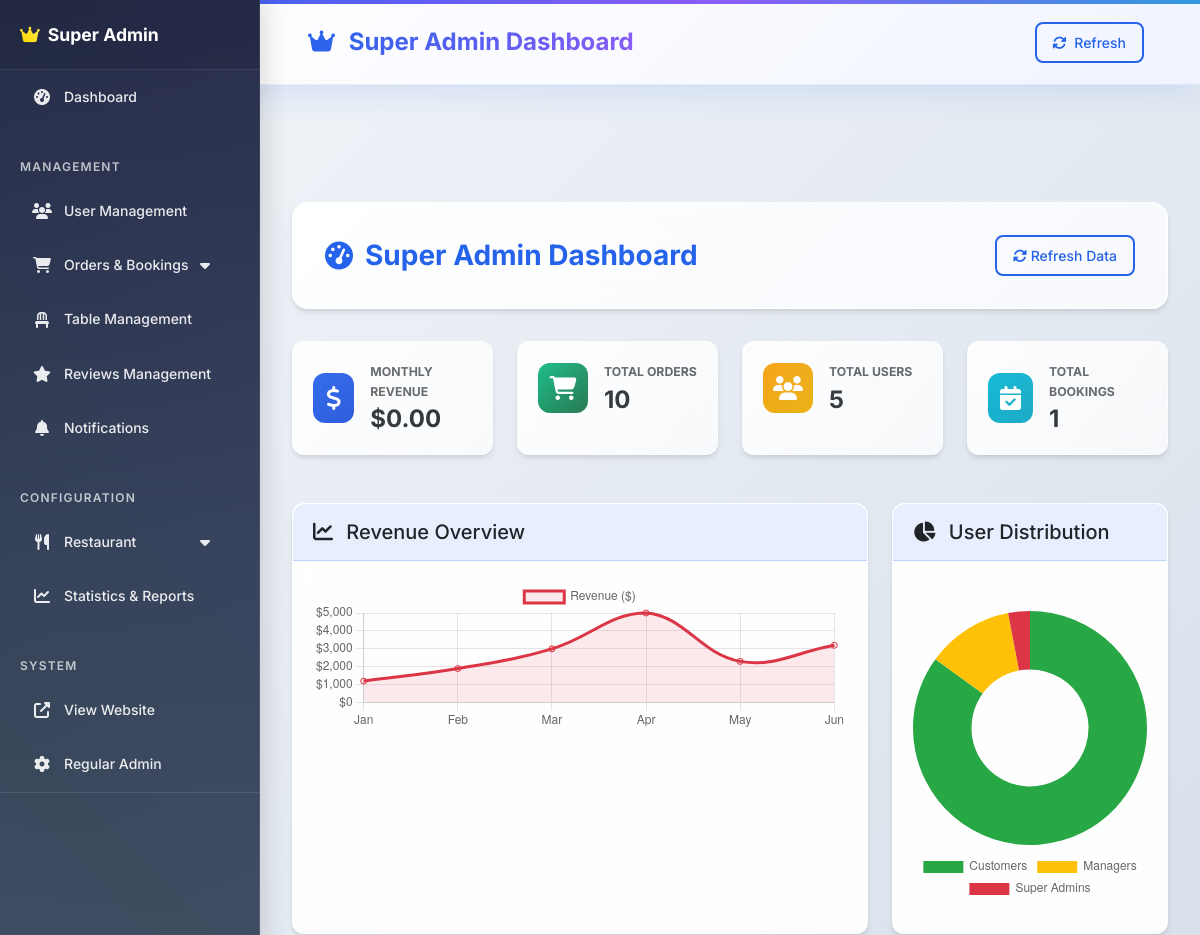
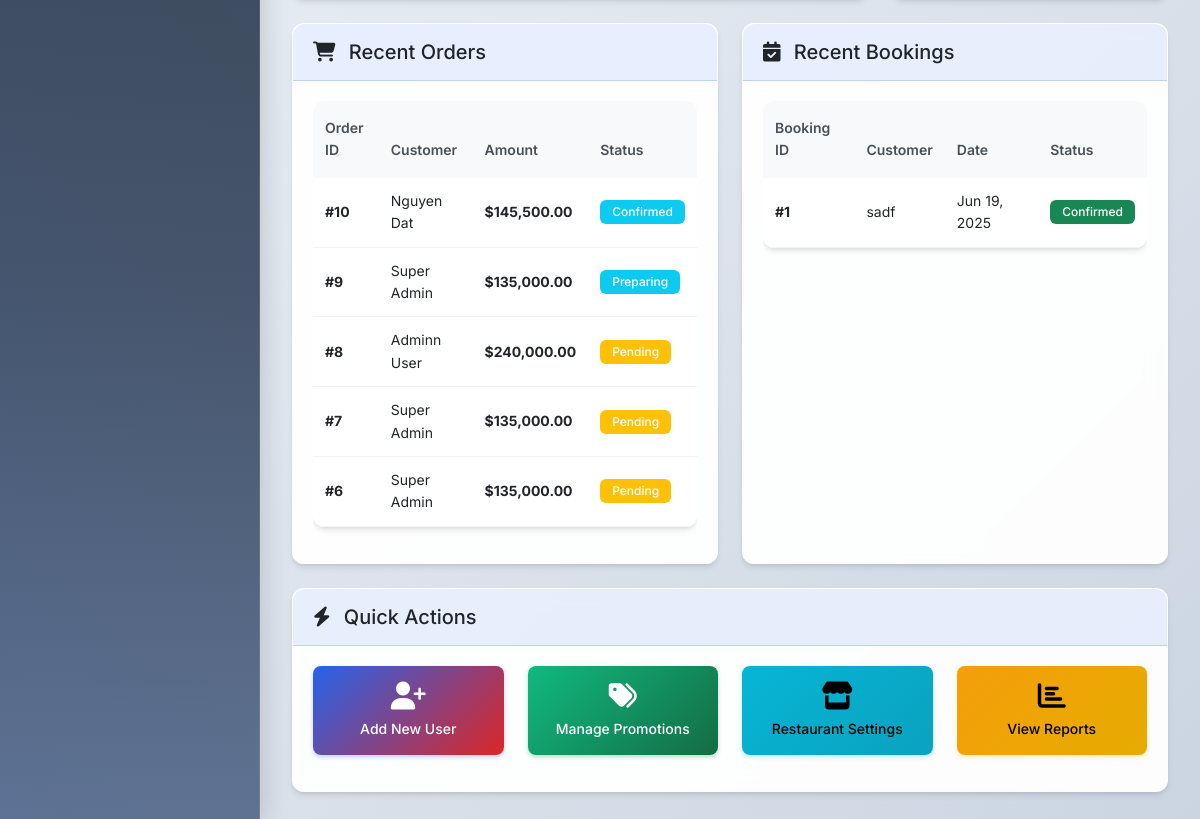
The app's page /superadmin/ (signed in), older data (2 pictures, top to bottom).
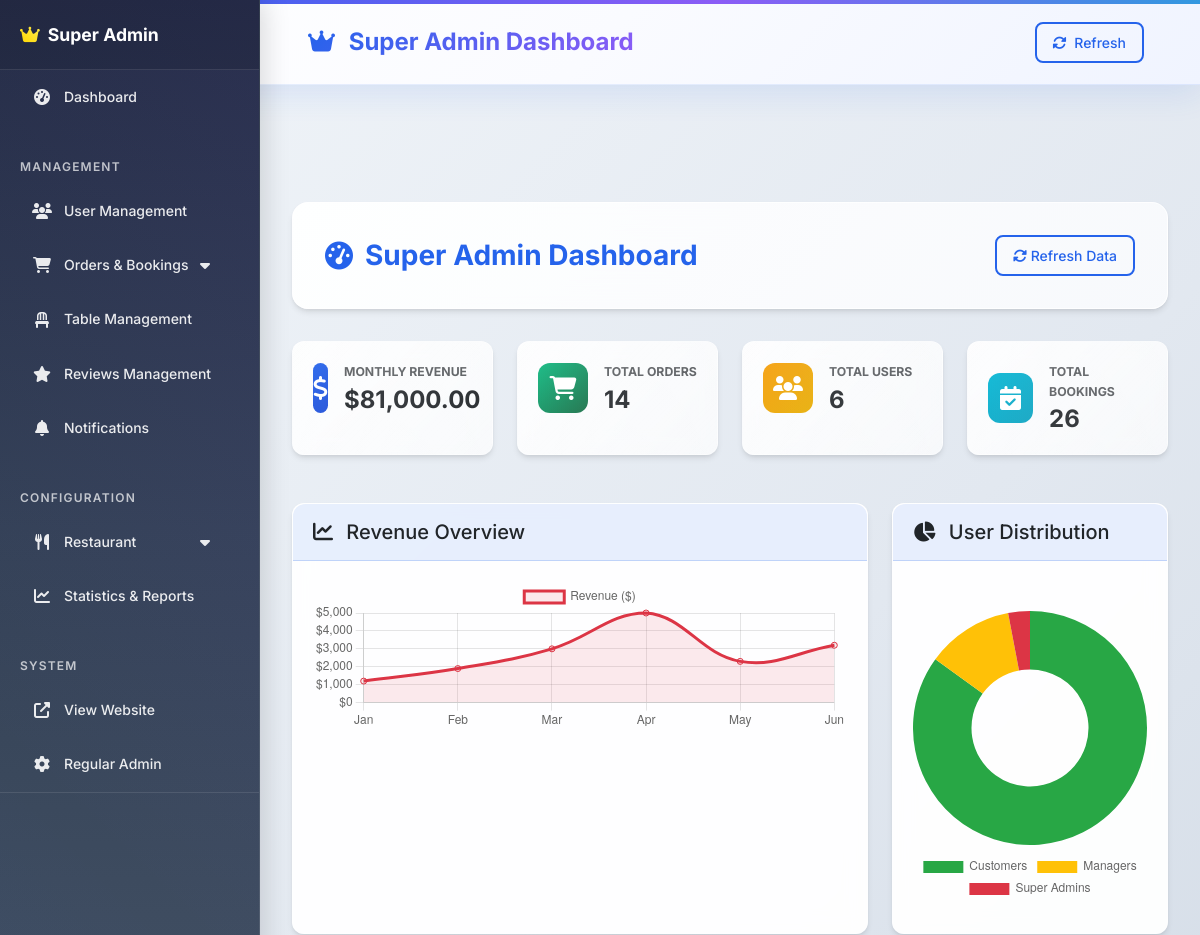
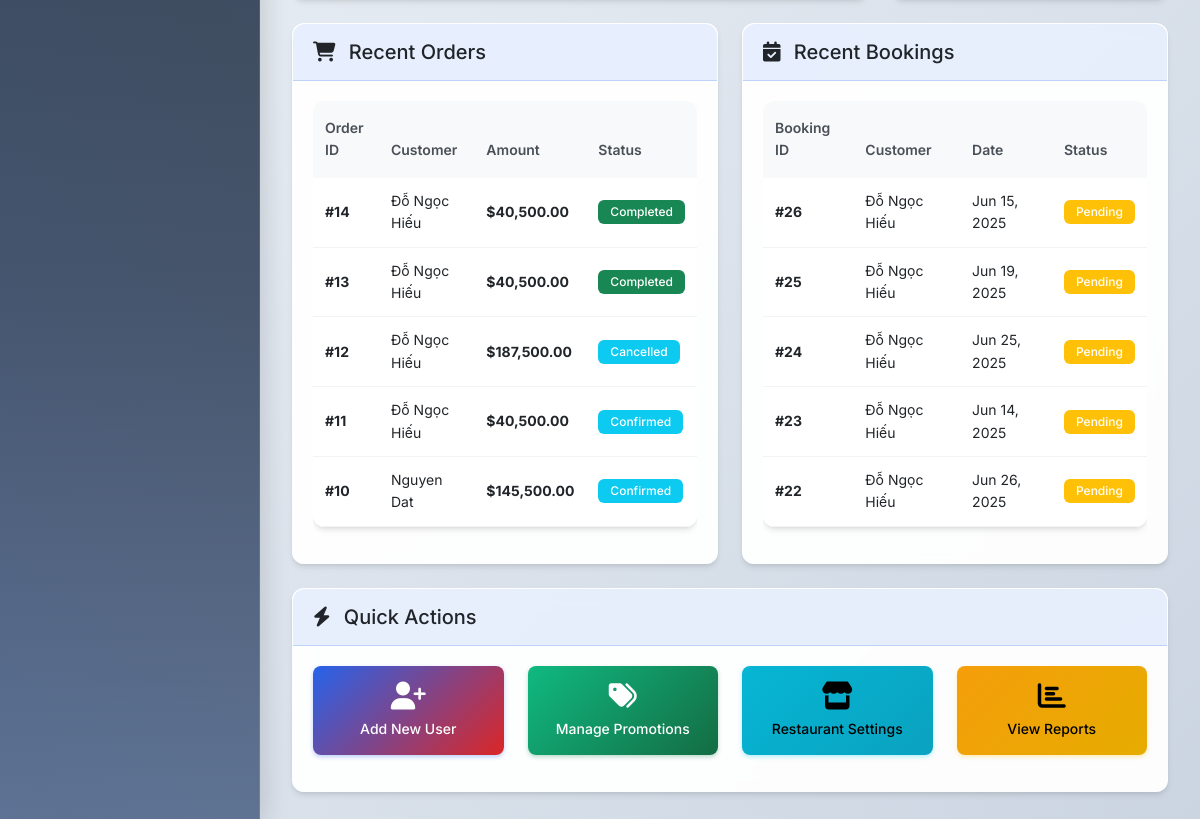
The same page, newer data (2 pictures, top to bottom).
### tables this page shows
CREATE TABLE IF NOT EXISTS `orders` (
  `id` int NOT NULL AUTO_INCREMENT,
  `user_id` int DEFAULT NULL,
  `booking_id` int DEFAULT NULL,
  `order_number` varchar(20) NOT NULL,
  `customer_name` varchar(100) NOT NULL,
  `customer_email` varchar(100) NOT NULL,
  `customer_phone` varchar(20) NOT NULL,
  `order_type` enum('dine_in','takeout','delivery') NOT NULL,
  `subtotal` decimal(10,2) NOT NULL,
  `tax_amount` decimal(10,2) DEFAULT '0.00',
  `total_amount` decimal(10,2) NOT NULL,
  `payment_method` enum('cod','cash','credit_card','debit_card','digital_wallet','bank_transfer','vnpay') NOT NULL,
  `payment_status` enum('pending','paid','failed','refunded') DEFAULT 'pending',
  `payment_id` int DEFAULT NULL,
  `status` enum('pending','confirmed','preparing','ready','completed','delivered','cancelled') DEFAULT 'pending',
  `special_instructions` text,
  `delivery_address` text,
  `order_notes` text,
  `estimated_ready_time` timestamp NULL DEFAULT NULL,
  `completed_at` timestamp NULL DEFAULT NULL,
  `created_at` timestamp NULL DEFAULT CURRENT_TIMESTAMP,
  `updated_at` timestamp NULL DEFAULT CURRENT_TIMESTAMP ON UPDATE CURRENT_TIMESTAMP,
  `delivery_ward` varchar(100) DEFAULT NULL,
  `delivery_district` varchar(100) DEFAULT NULL,
  `delivery_city` varchar(100) DEFAULT NULL,
  `delivery_notes` text,
  `delivery_fee` decimal(10,2) DEFAULT '0.00',
  `service_fee` decimal(10,2) DEFAULT '0.00',
  `discount_amount` decimal(10,2) DEFAULT '0.00',
  `coupon_code` varchar(50) DEFAULT NULL,
  PRIMARY KEY (`id`),
  UNIQUE KEY `order_number` (`order_number`),
  KEY `fk_orders_user` (`user_id`),
  KEY `fk_orders_booking` (`booking_id`),
  KEY `idx_status` (`status`),
  KEY `idx_payment_status` (`payment_status`),
  KEY `idx_order_type` (`order_type`),
  KEY `idx_customer_email` (`customer_email`),
  KEY `idx_orders_date_status` (`created_at`,`status`),
  KEY `fk_orders_payment` (`payment_id`)
);

CREATE TABLE IF NOT EXISTS `reservations` (
  `id` int NOT NULL AUTO_INCREMENT,
  `user_id` int DEFAULT NULL,
  `customer_name` varchar(255) NOT NULL,
  `phone_number` varchar(20) NOT NULL,
  `table_id` int DEFAULT NULL,
  `reservation_time` datetime NOT NULL,
  `number_of_guests` int NOT NULL,
  `status` enum('pending','confirmed','cancelled','completed') NOT NULL DEFAULT 'pending',
  `notes` text,
  `created_at` timestamp NOT NULL DEFAULT CURRENT_TIMESTAMP,
  `updated_at` timestamp NULL DEFAULT NULL ON UPDATE CURRENT_TIMESTAMP,
  PRIMARY KEY (`id`),
  KEY `user_id` (`user_id`),
  KEY `table_id` (`table_id`)
);

### views/superadmin/dashboard.php (the view, shortened to what the changed rows need)
<?php require_once 'views/layouts/superadmin_header.php'; ?>
<?php require_once 'views/layouts/superadmin_sidebar.php'; ?>
<div class="main-content fade-in">
    <div class="container-fluid">
        <div class="page-header">
            <div class="d-flex justify-content-between align-items-center">
                <h1>
                    <i class="fas fa-tachometer-alt"></i>
                    Super Admin Dashboard
                </h1>
                <div class="btn-toolbar">
                    <button type="button" class="btn btn-outline-primary" onclick="refreshStats()">
                        <i class="fas fa-sync-alt"></i> Refresh Data
                    </button>
                </div>
            </div>
        </div>
        <div class="row mb-4">
            <div class="col-xl-3 col-md-6 mb-4">
                <div class="card stats-card h-100">
                    <div class="card-body">
                        <div class="d-flex align-items-center">
                            <div class="stats-icon bg-gradient-primary me-3">
                                <i class="fas fa-dollar-sign"></i>
                            </div>
                            <div>
                                <div class="text-muted text-uppercase small fw-bold mb-1">
                                    Monthly Revenue
                                </div>
                                <div class="h4 mb-0 fw-bold text-dark">
                                    $<?php echo number_format($stats['monthly_revenue'] ?? 0, 2); ?>
                                </div>
                            </div>
                        </div>
                    </div>
                </div>
            </div>
            <div class="col-xl-3 col-md-6 mb-4">
                <div class="card stats-card h-100">
                    <div class="card-body">
                        <div class="d-flex align-items-center">
                            <div class="stats-icon bg-gradient-success me-3">
                                <i class="fas fa-shopping-cart"></i>
                            </div>
                            <div>
                                <div class="text-muted text-uppercase small fw-bold mb-1">
                                    Total Orders
                                </div>
                                <div class="h4 mb-0 fw-bold text-dark">
                                    <?php echo number_format($stats['total_orders'] ?? 0); ?>
                                </div>
                            </div>
                        </div>
                    </div>
                </div>
            </div>
            <div class="col-xl-3 col-md-6 mb-4">
                <div class="card stats-card h-100">
                    <div class="card-body">
                        <div class="d-flex align-items-center">
                            <div class="stats-icon bg-gradient-warning me-3">
                                <i class="fas fa-users"></i>
                            </div>
                            <div>
                                <div class="text-muted text-uppercase small fw-bold mb-1">
                                    Total Users
                                </div>
                                <div class="h4 mb-0 fw-bold text-dark">
                                    <?php echo number_format($stats['total_users'] ?? 0); ?>
                                </div>
                            </div>
                        </div>
                    </div>
                </div>
            </div>
            <div class="col-xl-3 col-md-6 mb-4">
                <div class="card stats-card h-100">
                    <div class="card-body">
                        <div class="d-flex align-items-center">
                            <div class="stats-icon bg-gradient-info me-3">
                                <i class="fas fa-calendar-check"></i>
                            </div>
                            <div>
                                <div class="text-muted text-uppercase small fw-bold mb-1">
                                    Total Bookings
                                </div>
                                <div class="h4 mb-0 fw-bold text-dark">
                                    <?php echo number_format($stats['total_bookings'] ?? 0); ?>
                                </div>
                            </div>
                        </div>
                    </div>
                </div>
            </div>
        </div>
        <div class="row mb-4">
            <div class="col-xl-8 col-lg-7">
                <div class="card h-100">
                    <div class="card-header">
                        <h5 class="card-title mb-0">
                            <i class="fas fa-chart-line me-2"></i>
                            Revenue Overview
                        </h5>
                    </div>
                    <div class="card-body">
                        <div class="chart-area">
                            <canvas id="revenueChart"></canvas>
                        </div>
                    </div>
                </div>
            </div>
            <div class="col-xl-4 col-lg-5">
                <div class="card h-100">
                    <div class="card-header">
                        <h5 class="card-title mb-0">
                            <i class="fas fa-chart-pie me-2"></i>
                            User Distribution
                        </h5>
                    </div>
                    <div class="card-body">
                        <div class="chart-pie pt-4 pb-2">
                            <canvas id="userGrowthChart"></canvas>
                        </div>
                    </div>
                </div>
            </div>
        </div>
        <div class="row">
            <div class="col-lg-6 mb-4">
                <div class="card h-100">
                    <div class="card-header">
                        <h5 class="card-title mb-0">
                            <i class="fas fa-shopping-cart me-2"></i>
                            Recent Orders
                        </h5>
                    </div>
                    <div class="card-body">
                        <div class="table-responsive">
                            <table class="table table-hover">
                                <thead>
                                    <tr>
                                        <th>Order ID</th>
                                        <th>Customer</th>
                                        <th>Amount</th>
                                        <th>Status</th>
                                    </tr>
                                </thead>
                                <tbody>
                                    <?php if (isset($stats['recent_orders']) && !empty($stats['recent_orders'])): ?>
                                        <?php foreach ($stats['recent_orders'] as $order): ?>
                                            <tr>
                                                <td><strong>#<?php echo $order['id']; ?></strong></td>
                                                <td><?php echo htmlspecialchars($order['customer_name'] ?? 'N/A'); ?></td>
                                                <td><strong>$<?php echo number_format($order['total_amount'] ?? 0, 2); ?></strong></td>
                                                <td>
                                                    <span class="badge bg-<?php echo $order['status'] === 'completed' ? 'success' : ($order['status'] === 'pending' ? 'warning' : 'info'); ?>">
                                                        <?php echo ucfirst($order['status'] ?? 'pending'); ?>
                                                    </span>
                                                </td>
                                            </tr>
                                        <?php endforeach; ?>
                                    <?php endif; ?>
                                </tbody>
                            </table>
                        </div>
                    </div>
                </div>
            </div>
            <div class="col-lg-6 mb-4">
                <div class="card h-100">
                    <div class="card-header">
                        <h5 class="card-title mb-0">
                            <i class="fas fa-calendar-check me-2"></i>
                            Recent Bookings
                        </h5>
                    </div>
                    <div class="card-body">
                        <div class="table-responsive">
                            <table class="table table-hover">
                                <thead>
                                    <tr>
                                        <th>Booking ID</th>
                                        <th>Customer</th>
                                        <th>Date</th>
                                        <th>Status</th>
                                    </tr>
                                </thead>
                                <tbody>
                                    <?php if (isset($stats['recent_bookings']) && !empty($stats['recent_bookings'])): ?>
                                        <?php foreach ($stats['recent_bookings'] as $booking): ?>
                                            <tr>
                                                <td><strong>#<?php echo $booking['id']; ?></strong></td>
                                                <td><?php echo htmlspecialchars($booking['customer_name'] ?? 'N/A'); ?></td>
                                                <td><?php echo date('M d, Y', strtotime($booking['booking_date'] ?? 'now')); ?></td>
                                                <td>
                                                    <span class="badge bg-<?php echo $booking['status'] === 'confirmed' ? 'success' : ($booking['status'] === 'pending' ? 'warning' : 'info'); ?>">
                                                        <?php echo ucfirst($booking['status'] ?? 'pending'); ?>
                                                    </span>
                                                </td>
                                            </tr>
                                        <?php endforeach; ?>
                                    <?php endif; ?>
                                </tbody>
                            </table>
                        </div>
                    </div>
                </div>
            </div>
        </div>
        <div class="row">
            <div class="col-12">
                <div class="card">
                    <div class="card-header">
                        <h5 class="card-title mb-0">
                            <i class="fas fa-bolt me-2"></i>
                            Quick Actions
                        </h5>
                    </div>
                    <div class="card-body">
                        <div class="row">
                            <div class="col-md-3 mb-3">
                                <a href="<?= SITE_URL ?>/superadmin/users/create" class="btn btn-primary w-100 d-flex flex-column align-items-center py-3">
                                    <i class="fas fa-user-plus fa-2x mb-2"></i>
                                    <span>Add New User</span>
                                </a>
                            </div>
                            <div class="col-md-3 mb-3">
                                <a href="<?= SITE_URL ?>/superadmin/promotions" class="btn btn-success w-100 d-flex flex-column align-items-center py-3">
                                    <i class="fas fa-tags fa-2x mb-2"></i>
                                    <span>Manage Promotions</span>
                                </a>
                            </div>
                            <div class="col-md-3 mb-3">
                                <a href="<?= SITE_URL ?>/superadmin/restaurant" class="btn btn-info w-100 d-flex flex-column align-items-center py-3">
                                    <i class="fas fa-store fa-2x mb-2"></i>
                                    <span>Restaurant Settings</span>
                                </a>
                            </div>
                            <div class="col-md-3 mb-3">
                                <a href="<?= SITE_URL ?>/superadmin/statistics" class="btn btn-warning w-100 d-flex flex-column align-items-center py-3">
                                    <i class="fas fa-chart-bar fa-2x mb-2"></i>
                                    <span>View Reports</span>
                                </a>
                            </div>
                        </div>
                    </div>
                </div>
            </div>
        </div>
    </div>
</div>
<?php require_once 'views/layouts/superadmin_footer.php'; ?>

Row changes from the older to the newer data that the page shows:
no longer on this page (row unchanged): orders: id "9", customer_name "Super Admin", total_amount "135,000.00", status "Preparing"
no longer on this page (row unchanged): orders: id "8", customer_name "Adminn User", total_amount "240,000.00", status "Pending"
no longer on this page (row unchanged): orders: id "7", customer_name "Super Admin", total_amount "135,000.00", status "Pending"
no longer on this page (row unchanged): orders: id "6", customer_name "Super Admin", total_amount "135,000.00", status "Pending"
no longer on this page (row edited): reservations: id "1", customer_name "sadf", booking_date "Jun 19, 2025", status "Confirmed"
added orders: id "14", customer_name "Đỗ Ngọc Hiếu", total_amount "40,500.00", status "Completed"
added orders: id "13", customer_name "Đỗ Ngọc Hiếu", total_amount "40,500.00", status "Completed"
added orders: id "12", customer_name "Đỗ Ngọc Hiếu", total_amount "187,500.00", status "Cancelled"
added orders: id "11", customer_name "Đỗ Ngọc Hiếu", total_amount "40,500.00", status "Confirmed"
added reservations: id "26", customer_name "Đỗ Ngọc Hiếu", booking_date "Jun 15, 2025", status "Pending"
added reservations: id "25", customer_name "Đỗ Ngọc Hiếu", booking_date "Jun 19, 2025", status "Pending"
added reservations: id "24", customer_name "Đỗ Ngọc Hiếu", booking_date "Jun 25, 2025", status "Pending"
added reservations: id "23", customer_name "Đỗ Ngọc Hiếu", booking_date "Jun 14, 2025", status "Pending"
added reservations: id "22", customer_name "Đỗ Ngọc Hiếu", booking_date "Jun 26, 2025", status "Pending"
Text that changed along with them:
$stats['monthly_revenue']: "0.00" → "81,000.00"
$stats['total_orders']: "10" → "14"
$stats['total_users']: "5" → "6"
$stats['total_bookings']: "1" → "26"
